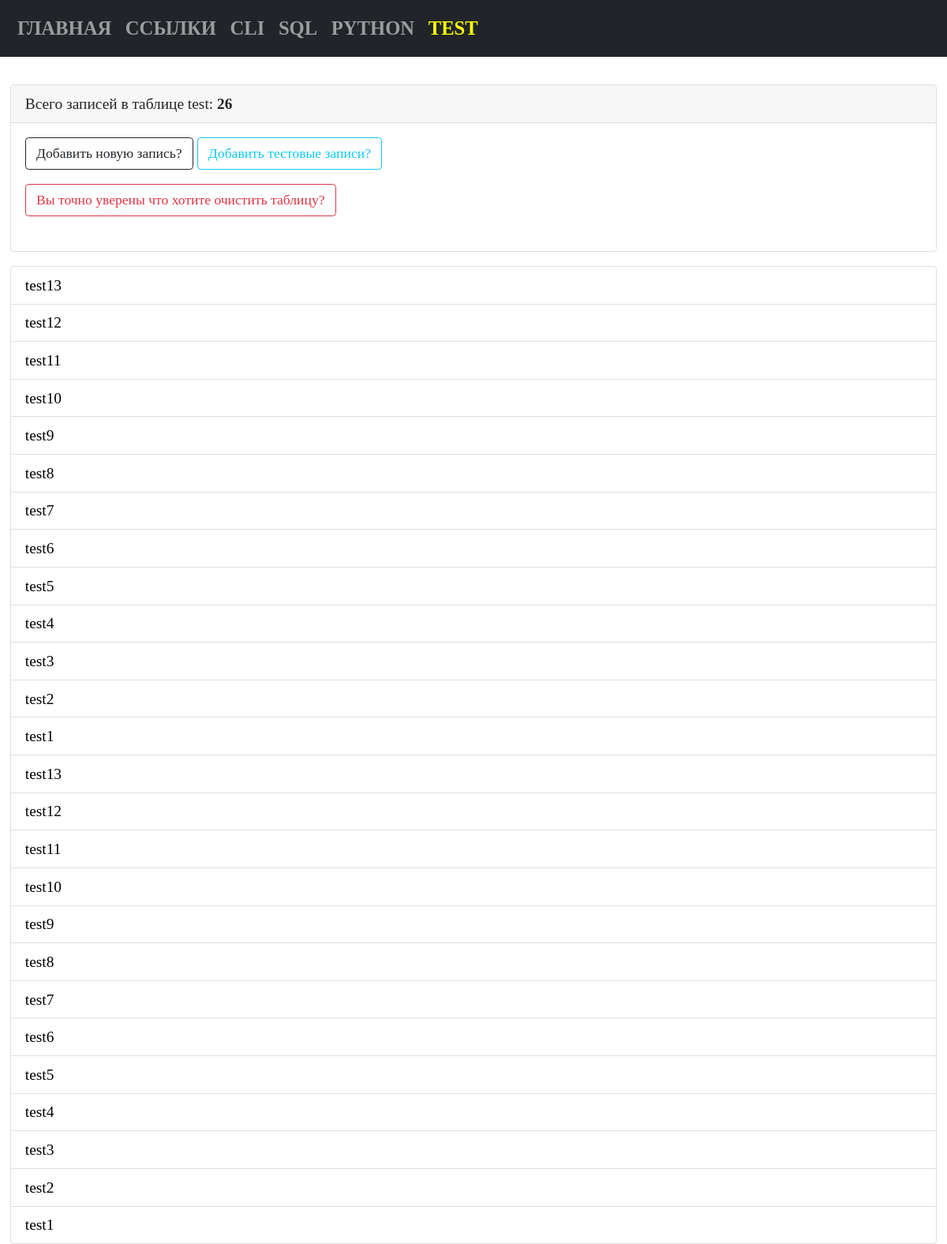
/test, run on the app's committed database.
### tables this page shows
CREATE TABLE test (
                test_id INTEGER PRIMARY KEY autoincrement, 
                test_name TEXT not null
        );

### modules/test/test_list.py (the view)
@bp.route("/test")
def test_list():
    conn = connect.get_db_connection()
    cur = conn.cursor()
    test_list_count = cur.execute("SELECT COUNT(*) FROM test")
    test_list_count_print = test_list_count.fetchone()
    test_list_count_print_int = int(test_list_count_print[0])
    test_list = conn.execute("SELECT * FROM test ORDER BY 1 DESC").fetchall()
    conn.close()
    return render_template("test/test_list.html",
                           test_list=test_list,
                           test_list_count_print_int=test_list_count_print_int,
                           )

### modules/connect.py (called while the page is built)
def get_db_connection():
    db_path = os.path.join(BASE_DIR, '../database.db')
    conn = sqlite3.connect(db_path)
    conn.row_factory = sqlite3.Row
    return conn

### templates/test/test_list.html
{% extends "base.html" %} {% block title %}Записи{% endblock %} {% block content %}
<div class="card mb-3">
   <div class="card-header">
      Всего записей в таблице test: <b>{{ test_list_count_print_int }}</b>
   </div>
   <div class="card-body">
      <p class="card-text">
         <a href="{{ url_for('add_test.add_test') }}" class="btn btn-outline-dark">Добавить новую запись?</a>
         <a href="{{ url_for('insert_test.insert_test') }}" class="btn btn-outline-info">Добавить тестовые записи?</a>
         <form action="{{ url_for('drop_and_create_table.drop_and_create_table') }}"
         method="POST" class="pb-2">
         <input type="submit" class="btn btn-outline-danger" value="Вы точно уверены что хотите очистить таблицу?"
            onclick="return confirm('Вы точно уверены что хотите удалить записи?')" />
      </form>
      </p>
   </div>
</div>
<ul class="list-group">
   {% for test_list in test_list %}
   <li class="list-group-item">
      <a href="{{ url_for('get_post_test.get_post_test', test_id=test_list['test_id']) }}">{{ test_list['test_name'] }}</a>
   </li>
   {% endfor %}
</ul>
{% endblock %}

### static/styles.css (style rules this page uses)
* { font-family: consolas; font-size: 1.1rem; }
a { color: black; text-decoration: none; }

### data on the page
test: test_name "test13"
test: test_name "test12"
test: test_name "test11"
test: test_name "test10"
test: test_name "test9"
test: test_name "test8"
test: test_name "test7"
test: test_name "test6"
test: test_name "test5"
test: test_name "test4"
test: test_name "test3"
test: test_name "test2"
test: test_name "test1"
test: test_name "test13"
test: test_name "test12"
test: test_name "test11"
test: test_name "test10"
test: test_name "test9"
test: test_name "test8"
test: test_name "test7"
test: test_name "test6"
test: test_name "test5"
test: test_name "test4"
test: test_name "test3"
test: test_name "test2"
test: test_name "test1"

### other printed values
{{ test_list_count_print_int }} "26"
